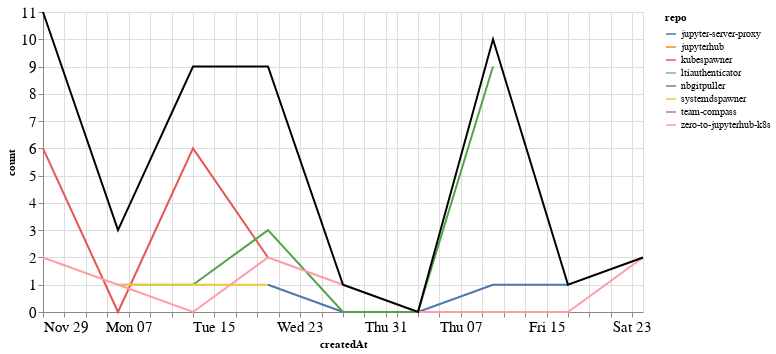

Notebook code cell kept with this figure:
### Markdown cell above
### Comments

### Code cell
comments_time = comments.groupby('repo').resample('W', on='createdAt').count()['author'].reset_index()
comments_time = comments_time.rename(columns={'author': 'count'})
comments_time_total = comments_time.groupby('createdAt').agg({"count": "sum"}).reset_index()
ch1 = alt.Chart(comments_time, width=600).mark_line().encode(
    x='createdAt',
    y='count',
    color='repo',
    tooltip="repo"
)

ch2 = alt.Chart(comments_time_total, width=600).mark_line(color="black").encode(
    x='createdAt',
    y='count',
)

ch1 + ch2

### Figure 1 — Vega-Lite specification as saved in the notebook (floating-point values rounded to 4 significant figures)
{"config": {"axisLeft": {"labelFontSize": 15}, "axisBottom": {"labelFontSize": 15}}, "layer": [{"data": {"name": "data-82c39c1dc3c89e269717c1c65c8c5964"}, "mark": "line", "encoding": {"color": {"type": "nominal", "field": "repo"}, "tooltip": {"type": "nominal", "field": "repo"}, "x": {"type": "temporal", "field": "createdAt"}, "y": {"type": "quantitative", "field": "count"}}, "width": 600}, {"data": {"name": "data-0af5967286da8729f7b06e4c122859d8"}, "mark": {"type": "line", "color": "black"}, "encoding": {"x": {"type": "temporal", "field": "createdAt"}, "y": {"type": "quantitative", "field": "count"}}, "width": 600}], "$schema": "https://vega.github.io/schema/vega-lite/v4.8.1.json", "datasets": {"data-82c39c1dc3c89e269717c1c65c8c5964": [{"repo": "jupyter-server-proxy", "createdAt": "2020-12-20T00:00:00", "count": 1}, {"repo": "jupyter-server-proxy", "createdAt": "2020-12-27T00:00:00", "count": 0}, {"repo": "jupyter-server-proxy", "createdAt": "2021-01-03T00:00:00", "count": 0}, {"repo": "jupyter-server-proxy", "createdAt": "2021-01-10T00:00:00", "count": 1}, {"repo": "jupyter-server-proxy", "createdAt": "2021-01-17T00:00:00", "count": 1}, {"repo": "jupyterhub", "createdAt": "2020-11-29T00:00:00", "count": 1}, {"repo": "kubespawner", "createdAt": "2020-11-29T00:00:00", "count": 6}, {"repo": "kubespawner", "createdAt": "2020-12-06T00:00:00", "count": 0}, {"repo": "kubespawner", "createdAt": "2020-12-13T00:00:00", "count": 6}, {"repo": "kubespawner", "createdAt": "2020-12-20T00:00:00", "count": 2}, {"repo": "ltiauthenticator", "createdAt": "2020-12-06T00:00:00", "count": 1}, {"repo": "ltiauthenticator", "createdAt": "2020-12-13T00:00:00", "count": 1}, {"repo": "nbgitpuller", "createdAt": "2020-12-13T00:00:00", "count": 1}, {"repo": "nbgitpuller", "createdAt": "2020-12-20T00:00:00", "count": 3}, {"repo": "nbgitpuller", "createdAt": "2020-12-27T00:00:00", "count": 0}, {"repo": "nbgitpuller", "createdAt": "2021-01-03T00:00:00", "count": 0}, {"repo": "nbgitpuller", "createdAt": "2021-01-10T00:00:00", "count": 9}, {"repo": "systemdspawner", "createdAt": "2020-12-06T00:00:00", "count": 1}, {"repo": "systemdspawner", "createdAt": "2020-12-13T00:00:00", "count": 1}, {"repo": "systemdspawner", "createdAt": "2020-12-20T00:00:00", "count": 1}, {"repo": "team-compass", "createdAt": "2020-11-29T00:00:00", "count": 2}, {"repo": "zero-to-jupyterhub-k8s", "createdAt": "2020-11-29T00:00:00", "count": 2}, {"repo": "zero-to-jupyterhub-k8s", "createdAt": "2020-12-06T00:00:00", "count": 1}, {"repo": "zero-to-jupyterhub-k8s", "createdAt": "2020-12-13T00:00:00", "count": 0}, {"repo": "zero-to-jupyterhub-k8s", "createdAt": "2020-12-20T00:00:00", "count": 2}, {"repo": "zero-to-jupyterhub-k8s", "createdAt": "2020-12-27T00:00:00", "count": 1}, {"repo": "zero-to-jupyterhub-k8s", "createdAt": "2021-01-03T00:00:00", "count": 0}, {"repo": "zero-to-jupyterhub-k8s", "createdAt": "2021-01-10T00:00:00", "count": 0}, {"repo": "zero-to-jupyterhub-k8s", "createdAt": "2021-01-17T00:00:00", "count": 0}, {"repo": "zero-to-jupyterhub-k8s", "createdAt": "2021-01-24T00:00:00", "count": 2}], "data-0af5967286da8729f7b06e4c122859d8": [{"createdAt": "2020-11-29T00:00:00", "count": 11}, {"createdAt": "2020-12-06T00:00:00", "count": 3}, {"createdAt": "2020-12-13T00:00:00", "count": 9}, {"createdAt": "2020-12-20T00:00:00", "count": 9}, {"createdAt": "2020-12-27T00:00:00", "count": 1}, {"createdAt": "2021-01-03T00:00:00", "count": 0}, {"createdAt": "2021-01-10T00:00:00", "count": 10}, {"createdAt": "2021-01-17T00:00:00", "count": 1}, {"createdAt": "2021-01-24T00:00:00", "count": 2}]}}
